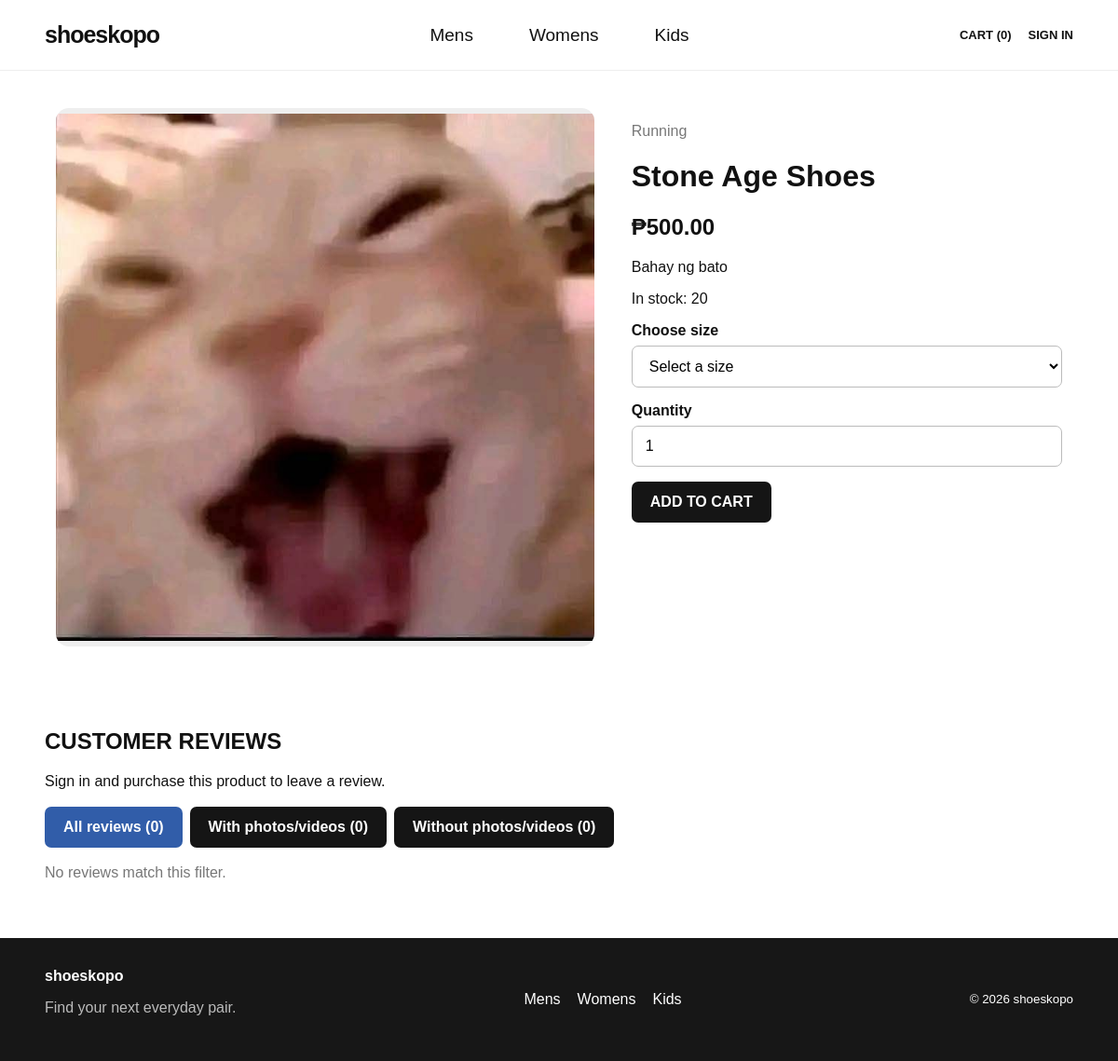
/product.php?id=4, run on an earlier commit of the app's database.
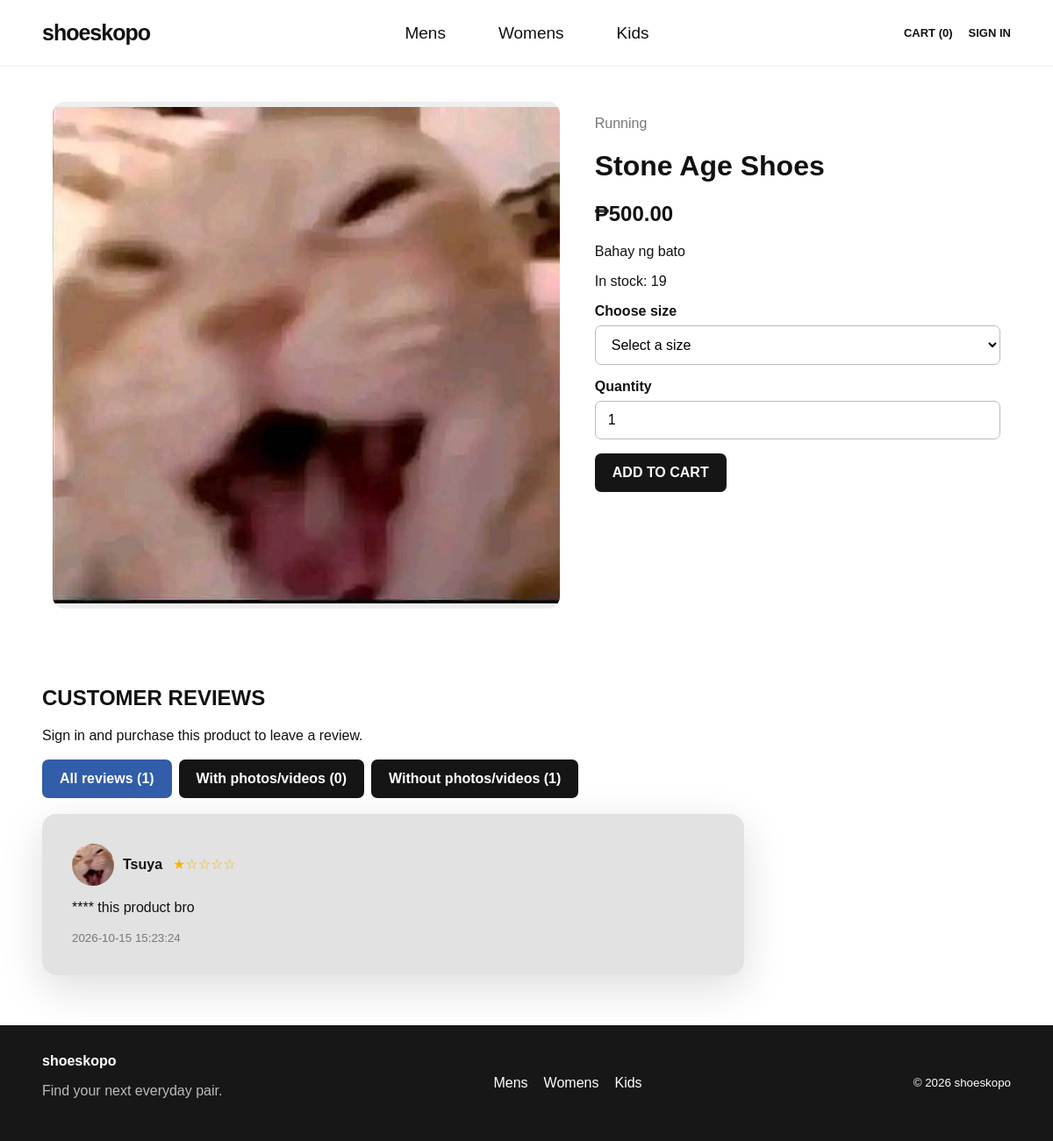
And on a later commit of the database.
### tables this page shows
CREATE TABLE `products` (
  `id` int(11) NOT NULL,
  `category_id` int(11) DEFAULT NULL,
  `name` varchar(180) NOT NULL,
  `description` text DEFAULT NULL,
  `price` decimal(10,2) NOT NULL DEFAULT 0.00,
  `image_url` varchar(500) DEFAULT NULL,
  `audience` enum('men','women','kids','all') NOT NULL DEFAULT 'all',
  `sizes` varchar(255) DEFAULT NULL,
  `stock` int(11) NOT NULL DEFAULT 0,
  `is_featured` tinyint(1) NOT NULL DEFAULT 0,
  `created_at` timestamp NOT NULL DEFAULT current_timestamp()
);

CREATE TABLE `categories` (
  `id` int(11) NOT NULL,
  `name` varchar(100) NOT NULL,
  `audience` enum('men','women','kids','all') NOT NULL DEFAULT 'all',
  `slug` varchar(120) NOT NULL,
  `created_at` timestamp NOT NULL DEFAULT current_timestamp()
);

CREATE TABLE `product_reviews` (
  `id` int(11) NOT NULL,
  `product_id` int(11) NOT NULL,
  `user_id` int(11) NOT NULL,
  `order_id` int(11) NOT NULL,
  `rating` tinyint(4) NOT NULL,
  `review_text` text NOT NULL,
  `created_at` timestamp NOT NULL DEFAULT current_timestamp(),
  `updated_at` timestamp NOT NULL DEFAULT current_timestamp() ON UPDATE current_timestamp()
);

CREATE TABLE `users` (
  `id` int(11) NOT NULL,
  `username` varchar(80) NOT NULL,
  `email` varchar(190) NOT NULL,
  `password_hash` varchar(255) NOT NULL,
  `role` enum('admin','employee','customer') NOT NULL DEFAULT 'customer',
  `created_at` timestamp NOT NULL DEFAULT current_timestamp(),
  `full_name` varchar(160) DEFAULT NULL,
  `phone` varchar(40) DEFAULT NULL,
  `address` text DEFAULT NULL,
  `avatar_path` varchar(255) DEFAULT NULL,
  `is_active` tinyint(1) NOT NULL DEFAULT 1
);

### includes/functions.php (called while the page is built, shortened)
<?php
function e(?string $value): string {
    return htmlspecialchars($value ?? '', ENT_QUOTES, 'UTF-8');
}
function current_user(): ?array {
    return $_SESSION['user'] ?? null;
}
function money($amount): string {
    return '₱' . number_format((float)$amount, 2);
}

### product.php (the view, shortened to what this page needs)
<?php
require_once __DIR__ . '/config/db.php';
require_once __DIR__ . '/includes/functions.php';
$id = filter_input(INPUT_GET, 'id', FILTER_VALIDATE_INT);
$stmt = $pdo->prepare("SELECT p.*, c.name AS category_name FROM products p LEFT JOIN categories c ON c.id=p.category_id WHERE p.id=?");
$stmt->execute([$id ?: 0]); $product = $stmt->fetch();
$reviewFilter = in_array($_GET['review_filter'] ?? 'all', ['all','media','text'], true) ? ($_GET['review_filter'] ?? 'all') : 'all';
$normalizedSizes=[]; try { $sizeStmt=$pdo->prepare('SELECT size_label FROM product_sizes WHERE product_id=? ORDER BY id'); $sizeStmt->execute([(int)$product['id']]); $normalizedSizes=$sizeStmt->fetchAll(PDO::FETCH_COLUMN); } catch(Throwable $ignored) {}
$gallery=[]; try { $g=$pdo->prepare('SELECT image_path FROM product_images WHERE product_id=? ORDER BY sort_order,id'); $g->execute([$product['id']]); $gallery=$g->fetchAll(PDO::FETCH_COLUMN); } catch(Throwable $e) {}
$reviews=[]; $reviewEligible=false; $reviewOrderId=0;
include __DIR__ . '/includes/header.php';
?>
<div class="product-detail">
  <div class="product-gallery" data-gallery>
    <?php $slideImages = array_values(array_unique(array_filter(array_merge([$product['image_url'] ?? ''], $gallery)))); if (!$slideImages) $slideImages = ['https://placehold.co/900x900?text=Shoes']; ?>
    <div class="gallery-stage">
      <?php foreach ($slideImages as $index => $slideImage): ?><img class="gallery-slide<?= $index === 0 ? ' is-active' : '' ?>" src="<?= e($slideImage) ?>" alt="<?= e($product['name']) ?> photo <?= $index + 1 ?>" <?= $index === 0 ? '' : 'hidden' ?>><?php endforeach; ?>
    </div>
  </div>
  <div><p class="muted"><?= e($product['category_name'] ?? 'Shoes') ?></p><h1><?= e($product['name']) ?></h1><h2><?= money($product['price']) ?></h2><p><?= nl2br(e($product['description'] ?? '')) ?></p><p><?= (int)$product['stock']>0 ? 'In stock: '.(int)$product['stock'] : 'Out of stock' ?></p>
  <?php if ((int)$product['stock']>0): ?><form method="post">
    <?php $sizes=$normalizedSizes; if ($sizes): ?><div class="field"><label for="size">Choose size</label><select name="size" id="size" required><option value="">Select a size</option></select></div><?php endif; ?>
    <div class="field"><label for="quantity">Quantity</label><input class="quantity" id="quantity" name="quantity" type="number" min="1" max="<?= (int)$product['stock'] ?>" value="1"></div><button class="btn" type="submit">ADD TO CART</button>
  </form><?php endif; ?></div>
</div>
<section class="section" id="reviews"><h2>CUSTOMER REVIEWS</h2>
<?php if(current_user() && $reviewEligible): ?>
<form method="post" enctype="multipart/form-data" class="form-wrap" style="margin:15px 0;max-width:650px" novalidate>
<input type="hidden" name="action" value="review"><div class="field"><label for="rating">Rating</label><select name="rating" id="rating" required><option value="">Choose rating</option><?php for($r=5;$r>=1;$r--): ?><option value="<?=$r?>"><?=$r?> / 5</option><?php endfor; ?></select></div>
<div class="field"><label for="review_text">Your review</label><textarea id="review_text" name="review_text" rows="4" maxlength="2000" required></textarea></div>
<div class="field"><label for="review_media">Attach photos or videos (up to 6 files, 30 MB each)</label><input id="review_media" type="file" name="review_media[]" accept="image/jpeg,image/png,image/webp,video/mp4,video/webm,video/quicktime" multiple><small class="muted">Supported: JPG, PNG, WEBP, MP4, WEBM, MOV.</small></div><button class="btn btn-blue" type="submit">SUBMIT REVIEW</button></form>
<?php elseif(current_user()): ?><p class="muted">Reviews are available after an order containing this product is shipped or completed.</p><?php else: ?><p><a href="login.php">Sign in</a> and purchase this product to leave a review.</p><?php endif; ?>
<?php
try { $rs=$pdo->prepare('SELECT r.*,u.username,u.avatar_path FROM product_reviews r JOIN users u ON u.id=r.user_id WHERE r.product_id=? ORDER BY r.created_at DESC'); $rs->execute([$product['id']]); $reviews=$rs->fetchAll(); } catch(Throwable $e) { $reviews=[]; }
$mediaByReview=[];
$visibleReviews=array_values(array_filter($reviews,function($r) use($reviewFilter,$mediaByReview) { $has=!empty($mediaByReview[$r['id']]); return $reviewFilter==='all' || ($reviewFilter==='media' && $has) || ($reviewFilter==='text' && !$has); }));
?>
<div class="review-filter-buttons" style="display:flex;gap:8px;flex-wrap:wrap;margin:18px 0">
<a class="btn <?= $reviewFilter==='all'?'btn-blue':'' ?>" href="product.php?id=<?=(int)$product['id']?>#reviews">All reviews (<?=count($reviews)?>)</a>
<a class="btn <?= $reviewFilter==='media'?'btn-blue':'' ?>" href="product.php?id=<?=(int)$product['id']?>&review_filter=media#reviews">With photos/videos (<?=count(array_filter($reviews,fn($r)=>!empty($mediaByReview[$r['id']]??[])))?>)</a>
<a class="btn <?= $reviewFilter==='text'?'btn-blue':'' ?>" href="product.php?id=<?=(int)$product['id']?>&review_filter=text#reviews">Without photos/videos (<?=count($reviews)-count(array_filter($reviews,fn($r)=>!empty($mediaByReview[$r['id']]??[])))?>)</a></div>
<?php if(!$visibleReviews): ?><p class="muted">No reviews match this filter.</p><?php endif; ?>
<?php foreach($visibleReviews as $r): $avatar=!empty($r['avatar_path'])?$r['avatar_path']:'https://placehold.co/100x100?text=User'; ?>
<article class="form-wrap review-card" style="margin:12px 0;max-width:800px"><div style="display:flex;align-items:center;gap:12px;margin-bottom:8px"><a href="customer_profile.php?id=<?=(int)$r['user_id']?>" style="display:flex;align-items:center;gap:10px;text-decoration:none;color:inherit"><img src="<?=e($avatar)?>" alt="<?=e($r['username'])?> profile picture" style="width:48px;height:48px;border-radius:50%;object-fit:cover"><strong><?=e($r['username'])?></strong></a><span style="color:#f5b400"><?=str_repeat('★',(int)$r['rating']).str_repeat('☆',5-(int)$r['rating'])?></span></div>
<p><?=nl2br(e($r['review_text']))?></p>
<small class="muted"><?=e($r['updated_at'])?></small>
</article><?php endforeach; ?></section>
<?php include __DIR__ . '/includes/footer.php'; ?>

### includes/header.php (shortened to what this page needs)
<?php
require_once __DIR__ . '/functions.php';
$user = current_user();
$role = $user['role'] ?? null;
$isAdminArea = strpos($_SERVER['SCRIPT_NAME'] ?? '', '/admin/') !== false || ($user && in_array($role, ['admin', 'employee'], true));
$dashboardUrl = $role === 'employee' ? '/shoeskopo/employee/index.php' : '/shoeskopo/admin/index.php';
?>
<!doctype html>
<html lang="en">
<head>
<link rel="stylesheet" href="/shoeskopo/assets/css/style.css">
</head>
<body>
<header class="site-header">
  <a class="logo" href="<?= e($isAdminArea ? $dashboardUrl : '/shoeskopo/index.php') ?>">shoeskopo</a>
  <?php if (!$isAdminArea): ?>
  <nav class="main-nav" aria-label="Main navigation">
    <a href="/shoeskopo/category.php?audience=men">Mens</a>
    <a href="/shoeskopo/category.php?audience=women">Womens</a>
    <a href="/shoeskopo/category.php?audience=kids">Kids</a>
  </nav>
  <?php endif; ?>
  <div class="header-actions">
    <?php if (!$isAdminArea && (!$user || $user['role']==='customer')): ?><a href="/shoeskopo/cart.php">CART (<?= array_sum(array_column($_SESSION['cart'] ?? [], 'quantity')) ?>)</a><?php endif; ?>
    <?php if ($user): ?>
      <?php if (in_array($user['role'], ['admin','employee'], true)): ?><a href="<?= e($dashboardUrl) ?>">DASHBOARD</a><?php endif; ?>
      <?php if (!$isAdminArea && $user['role']==='customer'): ?><a href="/shoeskopo/orders.php">ORDERS</a><a href="/shoeskopo/profile.php">MY PROFILE</a><?php endif; ?>
      <?php if ($isAdminArea): ?><a href="/shoeskopo/profile.php">MY ACCOUNT</a><?php endif; ?>
      <a href="/shoeskopo/logout.php" onclick="return confirm('Are you sure you want to sign out?')">SIGN OUT</a>
    <?php else: ?>
      <a href="/shoeskopo/login.php">SIGN IN</a>
    <?php endif; ?>
  </div>
</header>
<main class="page">

### includes/footer.php
</main>
<footer class="site-footer">
  <div><strong>shoeskopo</strong><p>Find your next everyday pair.</p></div>
  <div class="footer-links"><a href="category.php?audience=men">Mens</a><a href="category.php?audience=women">Womens</a><a href="category.php?audience=kids">Kids</a></div>
  <small>© <?= date('Y') ?> shoeskopo</small>
</footer>
</body>
</html>

### assets/css/style.css (style rules this page uses)
* { box-sizing:border-box }
html { scroll-behavior:smooth }
body { margin:0;color:#111;background:#fff;font-family:Arial,Helvetica,sans-serif }
a { color:inherit;text-decoration:none }
button,input,select,textarea { font:inherit }
.site-header { height:76px;display:flex;align-items:center;justify-content:space-between;padding:0 4%;gap:24px;background:#fff;position:sticky;top:0;z-index:20;border-bottom:1px solid #eee }
.logo { font-size:25px;font-weight:800;letter-spacing:-1px }
.main-nav { display:flex;gap:clamp(18px,5vw,70px);font-size:19px }
.header-actions { display:flex;align-items:center;gap:18px;font-size:13px;font-weight:700 }
.page { min-height:65vh }
.btn { display:inline-block;border:0;border-radius:7px;padding:13px 20px;background:#151515;color:#fff;font-weight:700;cursor:pointer }
.btn-blue { background:#315da9 }
.section { padding:28px 4% 45px }
.muted { color:#777 }
.form-wrap { max-width:440px;margin:44px auto;padding:34px;background:rgba(225,225,225,.94);border-radius:16px;box-shadow:0 15px 50px #0002 }
.field { margin-bottom:16px }
.field label { display:block;font-weight:700;margin-bottom:7px }
.field input,.field select,.field textarea { width:100%;padding:12px 14px;border:1px solid #bbb;border-radius:7px;background:#fff }
.product-detail { display:grid;grid-template-columns:minmax(0,1fr) minmax(300px,.8fr);gap:40px;padding:40px 5% }
.product-detail img { width:100%;border-radius:14px;background:#eee }
.quantity { width:90px;padding:10px }
.site-footer { background:#171717;color:#fff;padding:32px 4%;display:flex;justify-content:space-between;gap:24px;align-items:center;flex-wrap:wrap }
.site-footer p { color:#bbb }
.footer-links { display:flex;gap:18px }
.product-gallery { width:100%;max-width:720px }
.gallery-stage { position:relative;width:100%;aspect-ratio:1/1;background:#f3f3f3;border-radius:14px;overflow:hidden }
.gallery-stage .gallery-slide { display:block;width:100%;height:100%;object-fit:contain;border-radius:0 }

What changed in the data, as far as the page shows it:
changed products "Stone Age Shoes": stock "20" → "19"
added product_reviews: id "0", id "1", user.avatar_path (picture), user.username "Tsuya", rating "★", rating "☆☆☆☆", review_text "**** this product bro", updated_at "2026-10-15 15:23:24"
Also different on the page:
count($reviews): "0" → "1"
text no longer shown: "0 0 No reviews match this filter."
